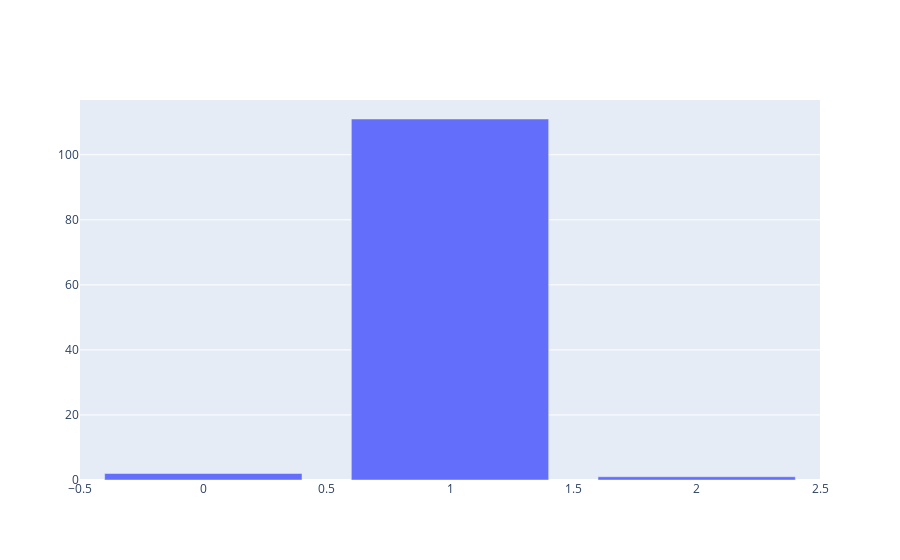

This figure's notebook cell:
### Code cell
import plotly.graph_objects as go
fig = go.Figure(data=go.Bar(y=[2, 111, 1]))
fig.show()

### Figure 1 — Plotly figure (JSON) as saved in the notebook; plotly's stock layout.template omitted (floating-point values rounded to 4 significant figures)
{"data": [{"type": "bar", "y": [2, 111, 1]}], "layout": {"autosize": true, "xaxis": {"autorange": true, "range": [-0.5, 2.5]}, "yaxis": {"autorange": true, "range": [0, 116.8], "type": "linear"}}}
